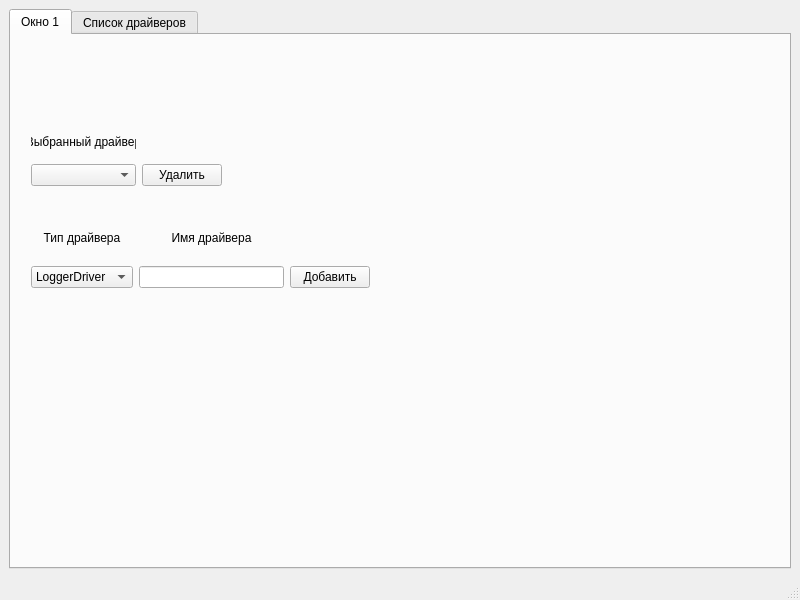
<?xml version="1.0" encoding="UTF-8"?>
<ui version="4.0">
 <class>MainWindow</class>
 <widget class="QMainWindow" name="MainWindow">
  <property name="geometry">
   <rect>
    <x>0</x>
    <y>0</y>
    <width>800</width>
    <height>600</height>
   </rect>
  </property>
  <property name="windowTitle">
   <string>MainWindow</string>
  </property>
  <widget class="QWidget" name="centralwidget">
   <layout class="QVBoxLayout" name="verticalLayout_5">
    <item>
     <widget class="QTabWidget" name="tabWidget">
      <property name="currentIndex">
       <number>0</number>
      </property>
      <widget class="QWidget" name="tab">
       <attribute name="title">
        <string>Окно 1</string>
       </attribute>
       <widget class="QWidget" name="layoutWidget">
        <property name="geometry">
         <rect>
          <x>20</x>
          <y>180</y>
          <width>339</width>
          <height>73</height>
         </rect>
        </property>
        <layout class="QHBoxLayout" name="horizontalLayout_2">
         <item>
          <layout class="QHBoxLayout" name="horizontalLayout">
           <item>
            <layout class="QVBoxLayout" name="verticalLayout">
             <item>
              <widget class="QLabel" name="label">
               <property name="text">
                <string>Тип драйвера</string>
               </property>
               <property name="alignment">
                <set>Qt::AlignCenter</set>
               </property>
              </widget>
             </item>
             <item>
              <widget class="QComboBox" name="cbDriverTypes">
               <item>
                <property name="text">
                 <string>LoggerDriver</string>
                </property>
               </item>
              </widget>
             </item>
            </layout>
           </item>
           <item>
            <layout class="QVBoxLayout" name="verticalLayout_2">
             <item>
              <widget class="QLabel" name="label_2">
               <property name="text">
                <string>Имя драйвера</string>
               </property>
               <property name="alignment">
                <set>Qt::AlignCenter</set>
               </property>
              </widget>
             </item>
             <item>
              <widget class="QLineEdit" name="leDriverName"/>
             </item>
            </layout>
           </item>
          </layout>
         </item>
         <item>
          <layout class="QVBoxLayout" name="verticalLayout_3">
           <item>
            <spacer name="verticalSpacer">
             <property name="orientation">
              <enum>Qt::Vertical</enum>
             </property>
             <property name="sizeHint" stdset="0">
              <size>
               <width>20</width>
               <height>40</height>
              </size>
             </property>
            </spacer>
           </item>
           <item>
            <widget class="QPushButton" name="pbAddDriver">
             <property name="text">
              <string>Добавить</string>
             </property>
            </widget>
           </item>
          </layout>
         </item>
        </layout>
       </widget>
       <widget class="QWidget" name="">
        <property name="geometry">
         <rect>
          <x>20</x>
          <y>90</y>
          <width>191</width>
          <height>61</height>
         </rect>
        </property>
        <layout class="QHBoxLayout" name="horizontalLayout_3">
         <item>
          <layout class="QVBoxLayout" name="verticalLayout_4">
           <item>
            <widget class="QLabel" name="label_3">
             <property name="text">
              <string>Выбранный драйвер</string>
             </property>
             <property name="alignment">
              <set>Qt::AlignCenter</set>
             </property>
            </widget>
           </item>
           <item>
            <widget class="QComboBox" name="cbDrivers"/>
           </item>
          </layout>
         </item>
         <item>
          <layout class="QVBoxLayout" name="verticalLayout_6">
           <item>
            <spacer name="verticalSpacer_2">
             <property name="orientation">
              <enum>Qt::Vertical</enum>
             </property>
             <property name="sizeHint" stdset="0">
              <size>
               <width>20</width>
               <height>40</height>
              </size>
             </property>
            </spacer>
           </item>
           <item>
            <widget class="QPushButton" name="pbDeleteDriver">
             <property name="text">
              <string>Удалить</string>
             </property>
            </widget>
           </item>
          </layout>
         </item>
        </layout>
       </widget>
      </widget>
      <widget class="QWidget" name="tab_2">
       <attribute name="title">
        <string>Список драйверов</string>
       </attribute>
      </widget>
     </widget>
    </item>
   </layout>
  </widget>
  <widget class="QMenuBar" name="menubar">
   <property name="geometry">
    <rect>
     <x>0</x>
     <y>0</y>
     <width>800</width>
     <height>21</height>
    </rect>
   </property>
  </widget>
  <widget class="QStatusBar" name="statusbar"/>
 </widget>
 <resources/>
 <connections/>
</ui>
